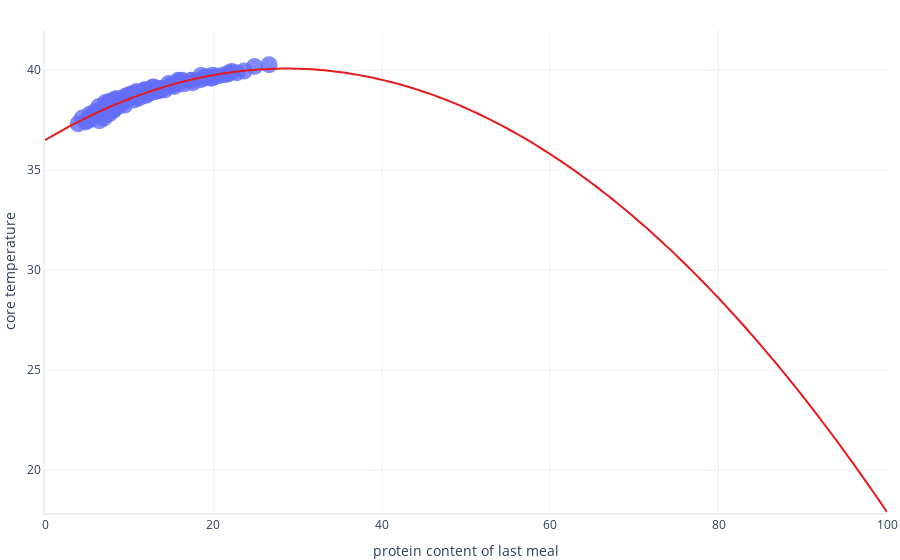

The notebook cell this image was saved under:
### Markdown cell above
A continuación, extrapolamos la regresión polinomial sobre el mismo rango:

### Code cell
# Show an extrapolated graph of the polynomial model
graphing.scatter_2D(dataset, label_x="protein_content_of_last_meal", 
                             label_y="core_temperature",
                             # We extrapolate over the following range
                             x_range = [0,100],
                             trendline=lambda x: polynomial_model.params[2] * x**2 + polynomial_model.params[1] * x + polynomial_model.params[0])
